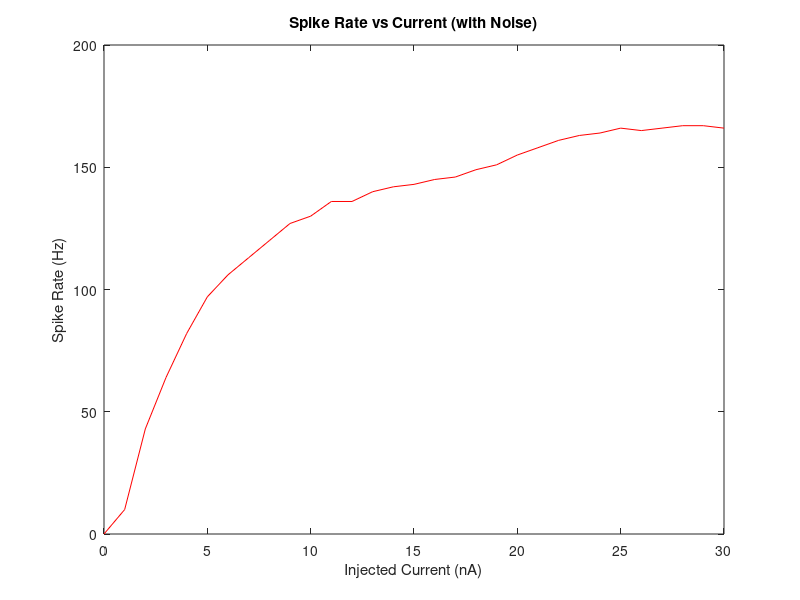

Write MATLAB code to recreate this figure.
%%% Base code for an INF neuron model.  Starting place for HW assignment in ECE/BME 6790.
%%% Questions: crozell@gatech.edu
clear all;
clc;
%%% Initialize %%%

C = 1;   % membrane capacitance in nF
R = 10;  % total membrane resistance in MOhms
Vth = -50;  % spiking threshold in mV
Vsp = 50; % spike height in mV
El = -70;  %equilibrium potential in mV
Vre = El;  % reset potential in mV

% all times are in ms
Ttot = 1000;						% length of simulation
DT = 1;                         % integration time step
t=(0:DT:Ttot)';                 % time vector
v = zeros(length(t),1);         % voltage trace
v(1) = El;
tref = 4;
tcounter = tref;
% example current injection stimulus with constant value of 3 nA over the whole simulation
% sampling rate is DT (in ms)
Iin = 3*ones(1,length(t));
I = [];
S = [];
for i = 1:31
    I = [I; (i-1)*ones(1,length(t)) + 3*randn(1,length(t))];
end
%%% Simulate cell %%%
for i = 1:31
    Iin = I(i, :);
    spike = 0;
    for count=2:length(t);                 
    
    if tcounter <= tref                  % reset voltage if spike just occurred 
        v(count) = Vre;                    % after spike, cell will spend one sample at reset voltage before integration continues 
        tcounter = tcounter + 1;
    else                                
        dvdt = ((El-v(count-1))/R + Iin(count))/C;    % otherwise, evaluate ode using first order Euler method
        v(count) = v(count-1) + dvdt*DT;        
    end
    
    if(v(count) >= Vth)                    % check for threshold
        v(count) = Vsp;                    % if necessary, generate a spike
        tcounter = 0;
        spike = spike + 1;
    end
    
    end
    S = [S; spike];
end

%%%Offset
%%% Plot results %%%
tP = linspace(0,30,31);
plot(tP', S,'r-');
xlabel('Injected Current (nA)');
ylabel('Spike Rate (Hz)');
title('Spike Rate vs Current (with Noise)');

